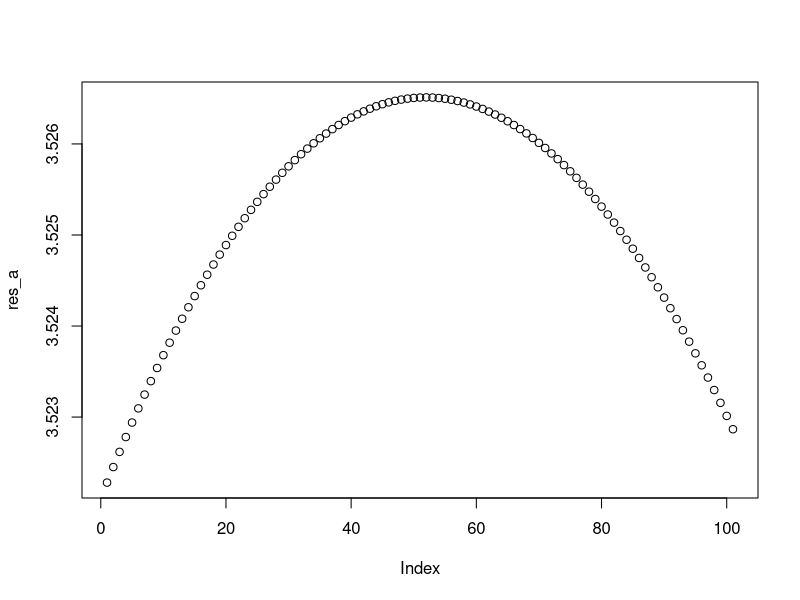
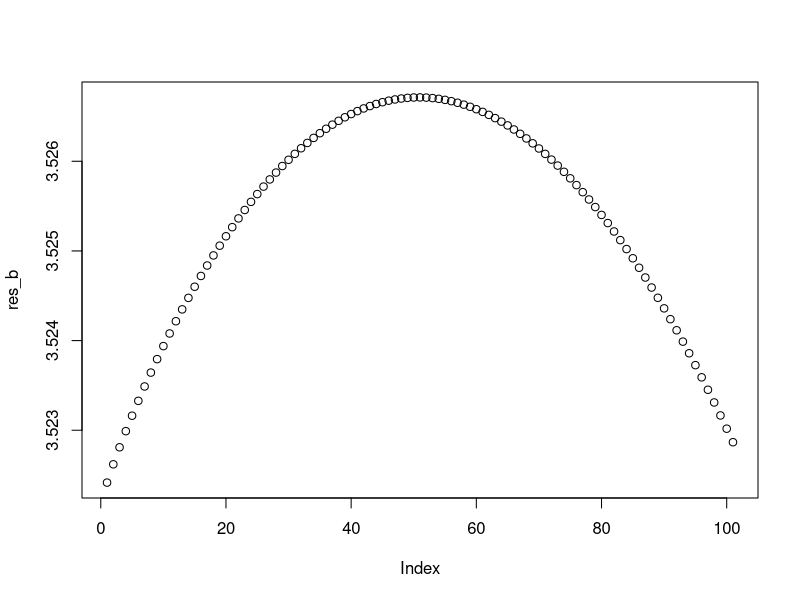
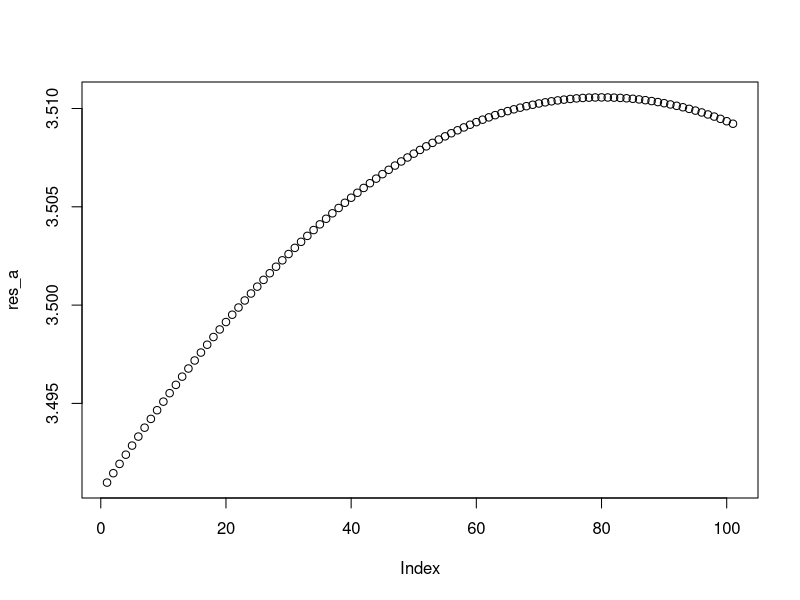
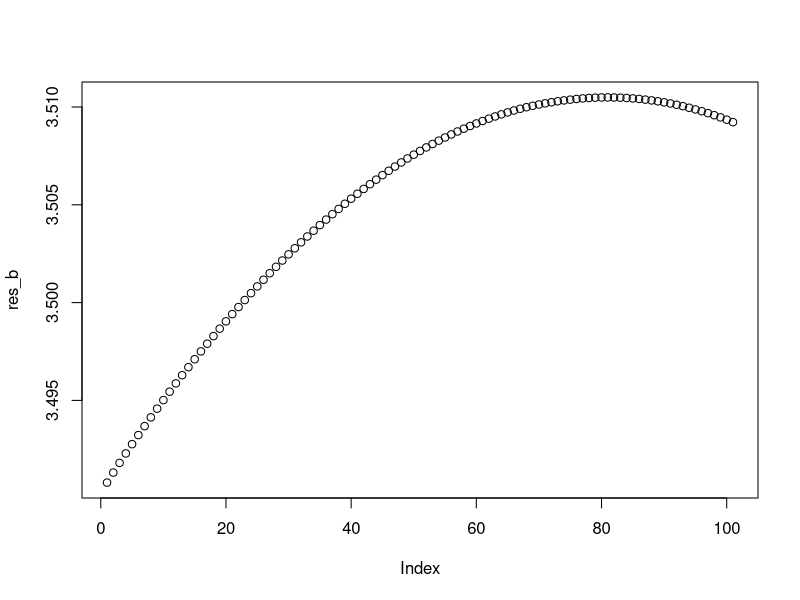
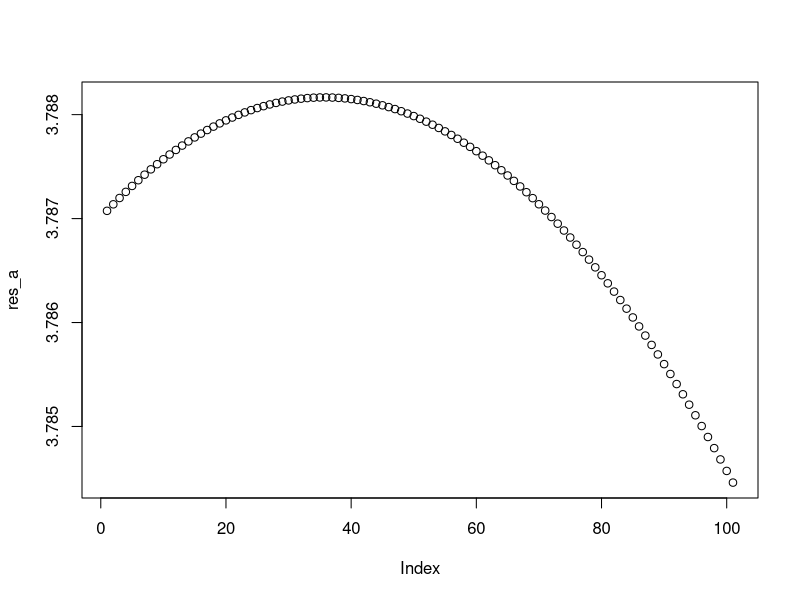
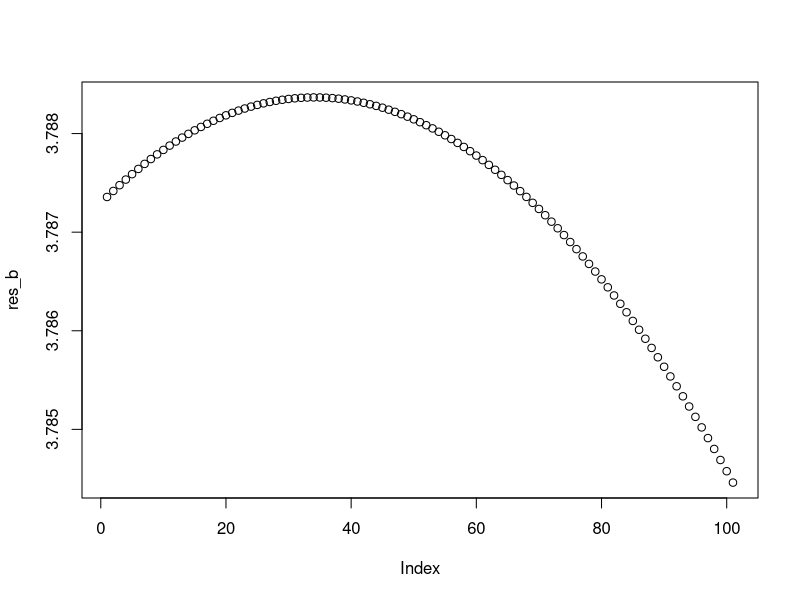
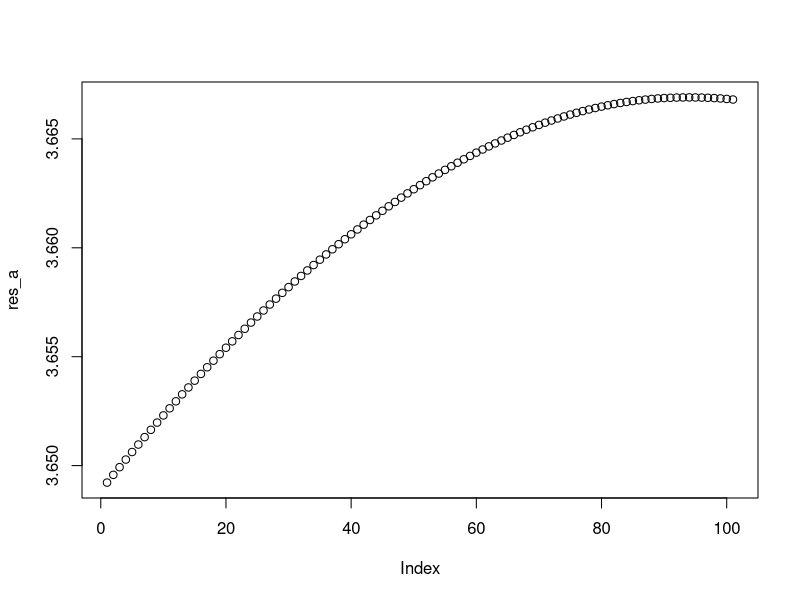
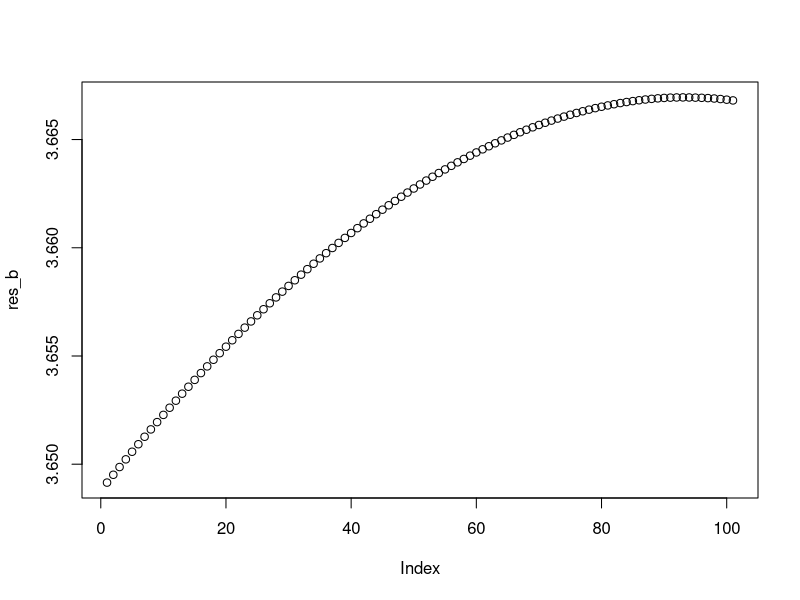

The R source for these figures, in order:
###########################################################################################################################################
###################### discrete choice problem for risk sharing in presence of consumption cap and transfer ###############################
###########################################################################################################################################

# utility function

util<-function(c,mc=999){
  log(min(c,mc))
}

scenario<-function(mc=999,ps=0,p=0.5)
{
# set seed and # simulated incomes

set.seed(123)
g=10000

# set exogeneous variables

mc=mc#40            # consumption restrictive measures - lower = stricter 
ps=ps#15            # transfer compensation for covid related losses

ep=35               # mean / expected production
sd=8                # standard deviation of production

cf=2                # standard deviation of common factor

p=p                 # price of full risk sharing compared to autarky (linear)

# simulate income for A and B (two ex ante identical countries)

com<-rnorm(g,0,cf)

y_a<-rnorm(g,ep,sd)+com
sd(y_a)

y_b<-rnorm(g,ep,sd)+com
sd(y_b)

y_s<-(y_a+y_b)/2
sd(y_s)

# grid for possible degrees of risk sharing (0 no risk sharing at all 1 full risk sharing)

k<-seq(0,1,0.01)

# simulation of resulting utility for different degrees of risk sharing - small economies (-> price takers) 
# assuming that a priori countries take each realisation of income as equally likely we can simulate expectations by taking means across realizations

UA=matrix(nrow = g,ncol = 101)
for (i in 1:g) {
 ua<-sapply(k*y_s[i]+(1-k)*y_a[i]+ps-k*p, util,mc=mc) 
 UA[i,]=ua
}
res_a=colMeans(UA)
plot(res_a)

UB=matrix(nrow = g,ncol = 101)
for (i in 1:g) {
  ub<-sapply(k*y_s[i]+(1-k)*y_b[i]+ps-k*p, util,mc=mc) 
  UB[i,]=ub
}
res_b=colMeans(UB)
plot(res_b)
}

# basecase
scenario()

# restrictive measures
scenario(mc=40)

# policy support
scenario(ps=10)

# interaction of policy support and restrictive measures
scenario(ps=10,mc=40)
